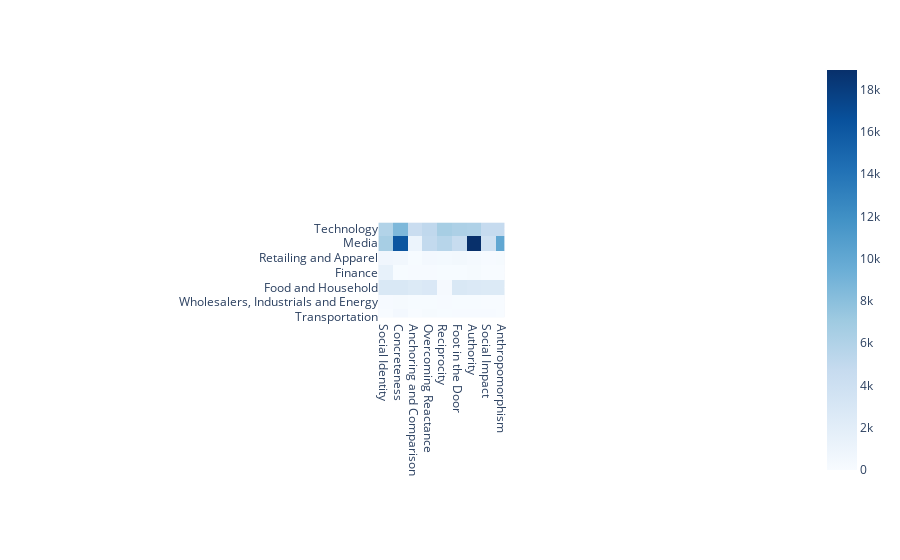

Notebook source saved alongside this figure:
### Code cell
df_sectors_pers_comments = pd.DataFrame.from_dict(df_sectors_pers_comments).T
fig = px.imshow(df_sectors_pers_comments, color_continuous_scale=px.colors.sequential.Blues)
fig.show()
# plotly.offline.plot({"data": fig}, filename = "Sector vs Strategies.html")

### Figure 1 — Plotly figure (JSON) as saved in the notebook; plotly's stock layout.template omitted (floating-point values rounded to 4 significant figures)
{"data": [{"coloraxis": "coloraxis", "hovertemplate": "x: %{x}<br>y: %{y}<br>color: %{z}<extra></extra>", "name": "0", "type": "heatmap", "x": ["Social Identity", "Concreteness", "Anchoring and Comparison", "Overcoming Reactance", "Reciprocity", "Foot in the Door", "Authority", "Social Impact", "Anthropomorphism", "Scarcity", "Social Proof", "Unclear"], "xaxis": "x", "y": ["Technology", "Media", "Retailing and Apparel", "Finance", "Food and Household", "Wholesalers, Industrials and Energy", "Transportation", "Aerospace and Defence", "Healthcare"], "yaxis": "y", "z": [[5912, 8602, 4369, 5088, 6552, 6240, 6070, 4742, 4691, 188, 361, 1542], [6576, 16233, 1006, 4882, 5617, 4600, 18935, 3797, 10060, 2524, 4042, 6545], [677, 594, 71, 394, 335, 511, 302, 141, 198, 177, 165, 113], [1472, 63, 116, 142, 53, 49, 152, 28, 32, 13, 28, 16], [2832, 2823, 2536, 2784, 234, 2841, 2642, 2556, 2569, 34, 90, 76], [85, 170, 49, 62, 110, 62, 64, 20, 5, 1, 20, 10], [29, 376, 35, 201, 51, 112, 80, 105, 0, 0, 0, 0], [673, 724, 211, 38, 123, 95, 451, 310, 80, 92, 225, 162], [87, 93, 1, 88, 3, 88, 0, 1, 0, 0, 6, 0]]}], "layout": {"autosize": true, "coloraxis": {"colorscale": [[0, "rgb(247,251,255)"], [0.125, "rgb(222,235,247)"], [0.25, "rgb(198,219,239)"], [0.375, "rgb(158,202,225)"], [0.5, "rgb(107,174,214)"], [0.625, "rgb(66,146,198)"], [0.75, "rgb(33,113,181)"], [0.875, "rgb(8,81,156)"], [1, "rgb(8,48,107)"]]}, "margin": {"t": 60}, "xaxis": {"anchor": "y", "autorange": false, "constrain": "domain", "domain": [0.4131, 0.5869], "range": [-0.4568, 8.086], "scaleanchor": "y", "type": "category"}, "yaxis": {"anchor": "x", "autorange": false, "constrain": "domain", "domain": [0.004202, 0.9958], "range": [6.019, -0.3875], "type": "category"}}}
